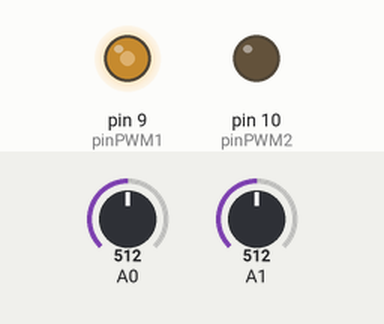
Bench run of a program on a simulated Arduino Uno, built with avr-gcc and run on an emulated ATmega328P. Parts: output pins drawn as LEDs (lit = HIGH). The test bench sets the inputs (shaded band); at power-on: A1 = 512, A0 = 512.

Above: at 1.3 s.
1.4 s: A1 set to 716
At 2.7 s:
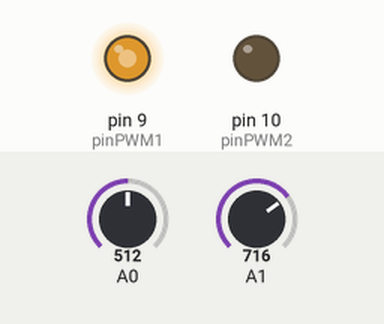
3.0 s: A0 set to 0
At 4.1 s:
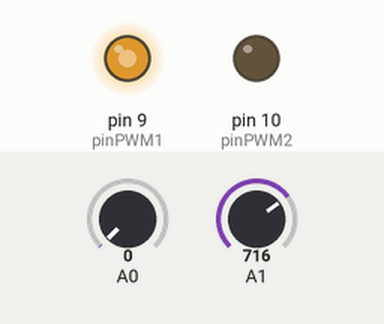
4.5 s: A1 set to 900
At 5.3 s:
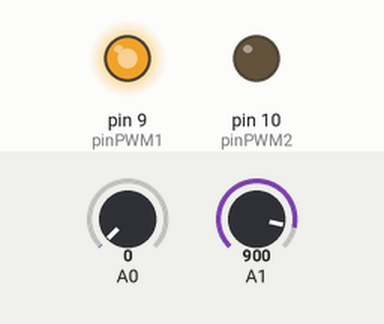
6.0 s: A1 set to 511
At 6.4 s:
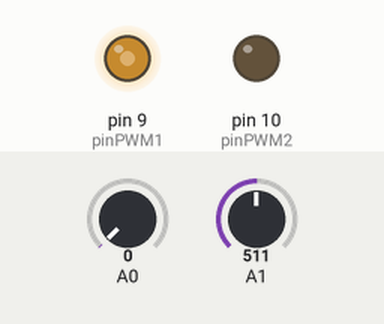
Timing chart, 0 to 8.5 s (numbered marks = the images above; inputs shaded):
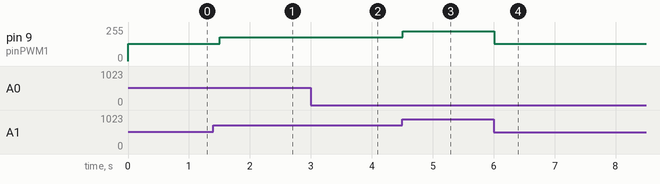

The program:

main.cpp
```cpp
// Se utiliza un potenciometro en A0 para variar la frecuencia y duty 25% defecto
// A0 -> Varia frecuencia desde minimo al maximo
// A1 -> Varia duty desde 1% a 100%

#include <Arduino.h>

#if defined(__AVR_ATmega328P__)
int pinPWM1=9;
int pinPWM2=10;
#elif defined(__AVR_ATmega2560__)
int pinPWM1 = 11;
int pinPWM2 = 12;
#endif
int frecuencia;
uint32_t TOP;
int escala;
int duty;     // 25%
uint16_t regDuty;


void setup() {
  Serial.begin(9600);
  pinMode(pinPWM1, OUTPUT);     // Configura pin PWM de salida 1 con TMR1
  pinMode(pinPWM2, OUTPUT);     // Congigura pin PWM de salida 2 con TMR1
  TCCR1A = _BV(COM1A1);         //
  TCCR1B = _BV(WGM13)|_BV(CS10);      // Freq and phase correct ICR1 = TOP, prescaler 1
  escala = 1;
  frecuencia = 1000;
  duty = 25;
  regDuty = 0;
}

void loop() {
  frecuencia = map(analogRead(A0), 0,1023,200,2000);
  duty = map(analogRead(A1), 0, 1023, 1, 100);
  TOP = (F_CPU / (2 * escala * frecuencia));
  regDuty = duty * TOP / 100;
  ICR1 = TOP;
  OCR1A = regDuty;
//  Serial.println(ICR1);
//  Serial.println(duty);
//  Serial.println(OCR1A);
  delay(500);
}
```

Measured:
- after the input at 1.4 s, pin 9 (pinPWM1): 128/255 → 178/255 after 0.10 s
- after the input at 3.0 s, pin 9 (pinPWM1): 178/255 → 179/255 at once
- after the input at 4.5 s, pin 9 (pinPWM1): 179/255 → 224/255 at once
- after the input at 6.0 s, pin 9 (pinPWM1): 224/255 → 128/255 at once
